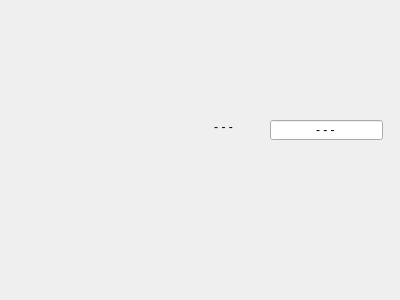
<?xml version="1.0" encoding="UTF-8"?>
<ui version="4.0">
 <class>QtWidProcesAreaForTesting</class>
 <widget class="QtWidProcesArea" name="QtWidProcesAreaForTesting">
  <property name="geometry">
   <rect>
    <x>0</x>
    <y>0</y>
    <width>400</width>
    <height>300</height>
   </rect>
  </property>
  <property name="windowTitle">
   <string>QtWidProcesAreaForTesting</string>
  </property>
  <widget class="QLineEdit" name="LE_resultStatus">
   <property name="geometry">
    <rect>
     <x>270</x>
     <y>120</y>
     <width>113</width>
     <height>20</height>
    </rect>
   </property>
   <property name="text">
    <string>- - -</string>
   </property>
   <property name="alignment">
    <set>Qt::AlignCenter</set>
   </property>
  </widget>
  <widget class="QLabel" name="label_machingRate">
   <property name="geometry">
    <rect>
     <x>200</x>
     <y>120</y>
     <width>47</width>
     <height>13</height>
    </rect>
   </property>
   <property name="text">
    <string>- - -</string>
   </property>
   <property name="alignment">
    <set>Qt::AlignCenter</set>
   </property>
  </widget>
 </widget>
 <layoutdefault spacing="6" margin="11"/>
 <customwidgets>
  <customwidget>
   <class>QtWidProcesArea</class>
   <extends>QWidget</extends>
   <header>qtwidprocesarea.h</header>
   <container>1</container>
  </customwidget>
 </customwidgets>
 <resources/>
 <connections/>
</ui>
